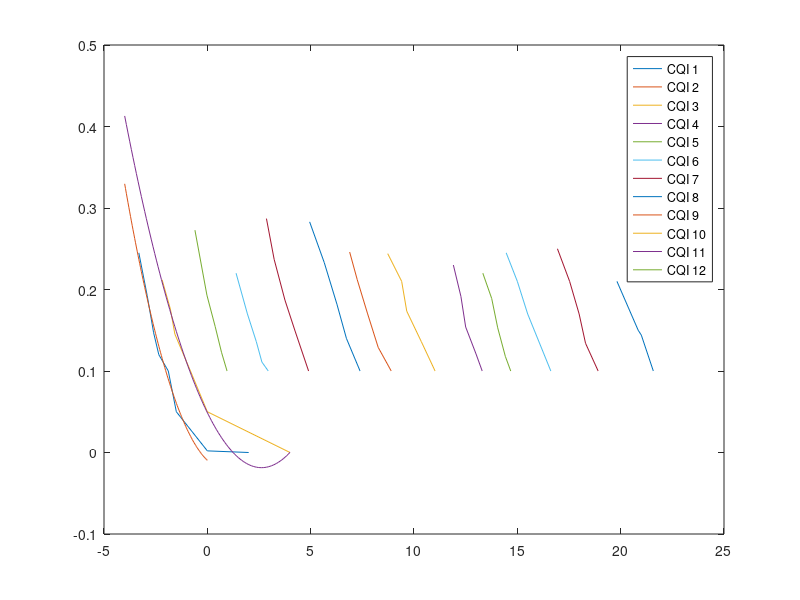

Reproduce this figure in MATLAB.
x1 = [-3.315, -2.91, -2.5989, -2.349, -1.889, -1.5, 0, 2];
y1 = [0.245, 0.1925, 0.146895, 0.1201, 0.1, 0.05, 0.002, 0];

p = polyfit(x1,y1,2);
x1a = linspace(-4, 0);
y1a = polyval(p, x1a);

x2 = [-2.19, -1.789, -1.571, -0.817, 0, 4];
y2 = [0.212, 0.176, 0.1453, 0.1, 0.05, 0];

p = polyfit(x2,y2,2);
x2a = linspace(-4, 4);
y2a = polyval(p, x2a);

x3 = [-0.6, -0.02, 0.378, 0.685, 0.954];
y3 = [0.2728,  0.193, 0.1547, 0.123, 0.1];

x4 = [1.39, 1.94, 2.37, 2.64, 2.948];
y4 = [0.22, 0.17, 0.136, 0.111, 0.1];

x5 = [2.86, 3.233, 3.755, 4.246, 4.899];
y5 = [0.287, 0.237, 0.187, 0.149, 0.1];

x6 = [4.95, 5.658, 6.27, 6.73, 7.39];
y6 = [0.283, 0.233, 0.182, 0.14, 0.1];

x7 = [6.886, 7.254, 7.745, 8.267, 8.898];
y7 = [0.246, 0.212, 0.171, 0.129, 0.1];

x8 = [8.728, 9.403, 9.649, 10.3546, 11.02];
y8 = [0.244, 0.21, 0.1734, 0.136, 0.1];

x9 = [11.905, 12.27, 12.5, 13.0, 13.3];
y9 = [0.23, 0.1915, 0.154, 0.121, 0.1];

x10 = [13.33, 13.759, 14.05, 14.419, 14.68];
y10 = [0.22, 0.189, 0.153, 0.118, 0.1];

x11 = [14.46, 15, 15.5, 16.62];
y11 = [0.245, 0.21, 0.17, 0.1];

x12 = [16.94, 17.53, 17.99, 18.3, 18.91];
y12 = [0.25, 0.21, 0.17, 0.134, 0.1];

x13 = [19.82, 20.848, 21, 21.58];
y13 = [0.21, 0.15, 0.144, 0.1];

x14 = [22.2, 22.8478, 23.278, 24.88];
y14 = [0.215, 0.1799, 0.144, 0.1];

x15 = [27.08, 27.575, 29.32];
y15 = [0.163, 0.13, 0.1];

figure;
plot(x1, y1);
hold on;
plot(x1a, y1a);
hold on;
plot(x2, y2);
hold on;
plot(x2a, y2a);
hold on;
plot(x3, y3);
hold on;
plot(x4, y4);
hold on;
plot(x5, y5);
hold on;
plot(x6, y6);
hold on;
plot(x7, y7);
hold on;
plot(x8, y8);
hold on;
plot(x9, y9);
hold on;
plot(x10, y10);
hold on;
plot(x11, y11);
hold on;
plot(x12, y12);
hold on;
plot(x13, y13);
legend({'CQI 1'; 'CQI 2'; 'CQI 3'; 'CQI 4'; 'CQI 5'; 'CQI 6'; 'CQI 7'; ... 
        'CQI 8'; 'CQI 9'; 'CQI 10'; 'CQI 11'; 'CQI 12'});